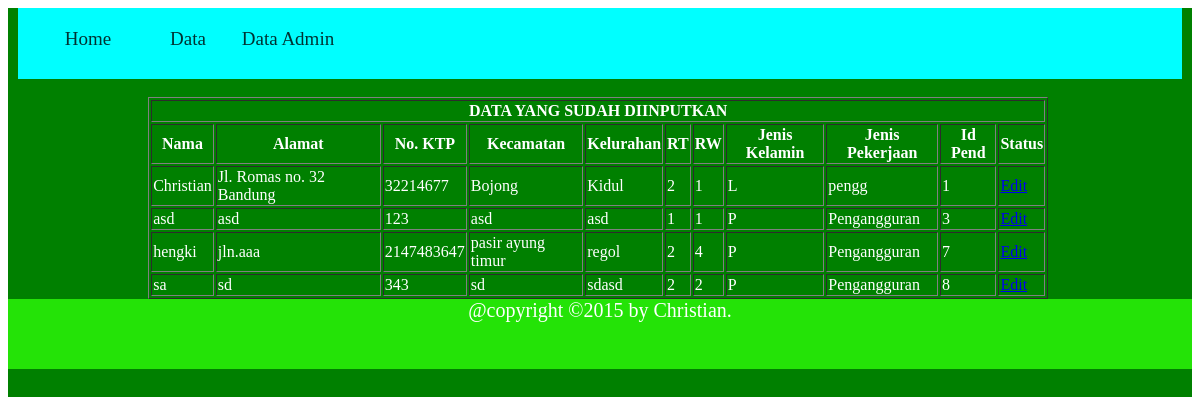
/data3.php, run on the app's committed database.
### tables this page shows
CREATE TABLE IF NOT EXISTS `pendaftarananggota` (
  `nama` varchar(30) NOT NULL,
  `alamat` varchar(30) NOT NULL,
  `nomr` int(15) NOT NULL,
  `keca` varchar(30) NOT NULL,
  `kelu` varchar(30) NOT NULL,
  `rt` int(2) NOT NULL,
  `rw` int(2) NOT NULL,
  `jenis_kelamin` varchar(30) NOT NULL,
  `jenis_kerjaan` varchar(30) NOT NULL,
  `stat` varchar(30) NOT NULL,
  `id_pend` int(2) NOT NULL AUTO_INCREMENT,
  PRIMARY KEY (`id_pend`)
);

### data3.php (the view, shortened to what this page needs)
<html>
<head>
</head>
<link rel="stylesheet" type = "text/css" href ="style.css">
<body>
<div id="luaran">
<div class="head">
<div class="menu">
<ul>
	<li><a class="nav" href="home1.php">Home</a>
<li><a class="nav">Data</a>
</li>
	<li><a class="nav" href="data5.php">Data Admin</a>
</li>
</ul>
	</div>
</div>
<br>
<div id="isi">
<table border="1" align="center" width="900" height="100">
<tr>
<font color='white' align="center">
<th colspan="11" align="center" style='color:white;'>DATA YANG SUDAH DIINPUTKAN</th>
<tr>
<th style="color:white;">Nama</th>
<th style="color:white;">Alamat</th>
<th style="color:white;">No. KTP</th>
<th style="color:white;">Kecamatan</th>
<th style="color:white;">Kelurahan</th>
<th style="color:white;">RT</th>
<th style="color:white;">RW</th>
<th style="color:white;">Jenis Kelamin</th>
<th style="color:white;">Jenis Pekerjaan</th>
<th style="color:white;">Id Pend</th>
<th style="color:white;">Status</th>
</tr>
<?php
$select=mysql_query("SELECT * FROM pendaftarananggota");
while($data = mysql_fetch_array($select)){
	echo "<tr>";
	echo "<td style='color:white;'>$data[nama]</td>";
	echo "<td style='color:white;'>$data[alamat]</td>";
	echo "<td style='color:white;'>$data[nomr]</td>";
	echo "<td style='color:white;'>$data[keca]</td>";
	echo "<td style='color:white;'>$data[kelu]</td>";
	echo "<td style='color:white;'>$data[rt]</td>";
	echo "<td style='color:white;'>$data[rw]</td>";
	echo "<td style='color:white;'>$data[jenis_kelamin]</td>";
	echo "<td style='color:white;'>$data[jenis_kerjaan]</td>";
	echo "<td style='color:white;'>$data[id_pend]</td>";
	echo "<td style='color:white;'><a href='edit3.php?id_pend=$data[id_pend]'>Edit</a></td>";
	echo "</tr>";
}
echo "</table>";
?>
</div>
<div id="foot">
@copyright &copy;2015 by Christian.
</div>
</div>
</body>
</head>
</html>

### style.css (style rules this page uses)
#luaran { height:100%; width:auto; background:green; }
.head { height:9%; width:auto; margin-left:10; margin-right:10; background:aqua; }
.nav { display:inline; text-decoration:none; padding:15; float:left; opacity:0.8; text-align:center; width:100; color :black; font-size:19px; }
#isi { width:98%; margin-left:10; margin-right:10; background:; }
#foot { Width:auto; Height:9%; background-color:#24e307; text-align:center; font-size:20; color:white; }
ul { list-style:none; padding :5px; margin:0px; }
ul li { display:block; position:relative; float:left; border:0px solid #fff; }
li { width :100; height:30; color:black; }
li a { width :200; }

### data on the page
pendaftarananggota: nama "Christian", alamat "Jl. Romas no. 32 Bandung", nomr "32214677", keca "Bojong", kelu "Kidul", rt "2", rw "1", jenis_kelamin "L", jenis_kerjaan "pengg", id_pend "1"
pendaftarananggota: nama "asd", alamat "asd", nomr "123", keca "asd", kelu "asd", rt "1", rw "1", jenis_kelamin "P", jenis_kerjaan "Pengangguran", id_pend "3"
pendaftarananggota: nama "hengki", alamat "jln.aaa", nomr "2147483647", keca "pasir ayung timur", kelu "regol", rt "2", rw "4", jenis_kelamin "P", jenis_kerjaan "Pengangguran", id_pend "7"
pendaftarananggota: nama "sa", alamat "sd", nomr "343", keca "sd", kelu "sdasd", rt "2", rw "2", jenis_kelamin "P", jenis_kerjaan "Pengangguran", id_pend "8"
